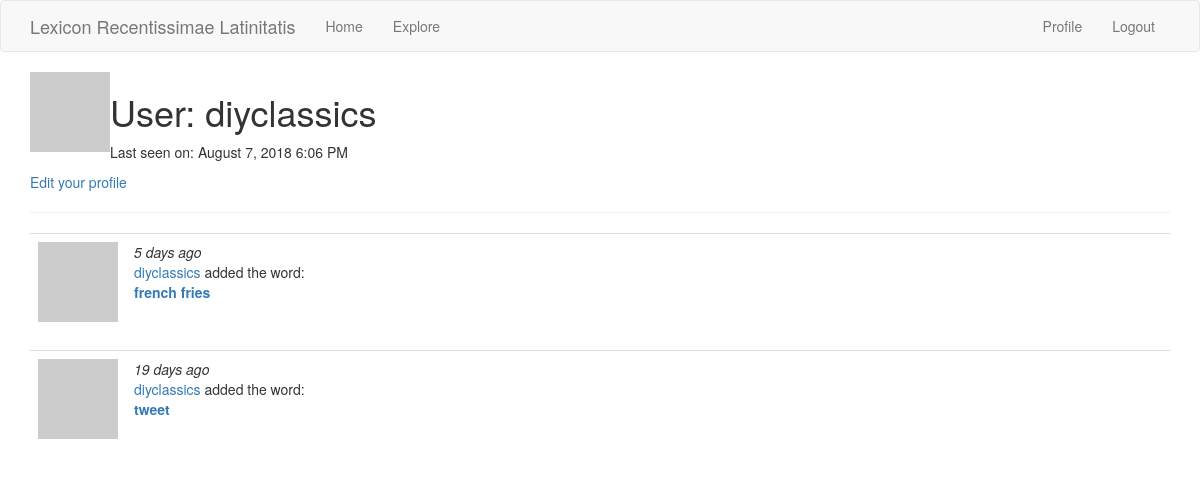
/user/diyclassics (signed in), run on the app's committed database.
### app/models.py (models this page shows, shortened)
class User(UserMixin, db.Model):
    id = db.Column(db.Integer, primary_key=True)
    username = db.Column(db.String(64), index=True, unique=True)
    email = db.Column(db.String(120), index=True, unique=True)
    password_hash = db.Column(db.String(128))
    posts = db.relationship('Entry', backref='author', lazy='dynamic')
    about_me = db.Column(db.String(140))
    last_seen = db.Column(db.DateTime, default=datetime.utcnow)
    def avatar(self, size):
        digest = md5(self.email.lower().encode('utf-8')).hexdigest()
        return 'https://www.gravatar.com/avatar/{}?d=identicon&s={}'.format(
            digest, size)

class Entry(db.Model):
    id = db.Column(db.Integer, primary_key=True)
    definitions = db.relationship('Definitions', backref='entry', lazy='dynamic')
    url = db.Column(db.String)
    english_word = db.Column(db.String, index=True, unique=True)
    latin_top_choice = db.Column(db.String, index=True)
    tweet_id = db.Column(db.String, index=True)
    username = db.Column(db.String)
    body = db.Column(db.String(140))
    tweet_date = db.Column(db.DateTime)
    timestamp = db.Column(db.DateTime, index=True, default=datetime.utcnow)
    user_id = db.Column(db.Integer, db.ForeignKey('user.id'))

### app/routes.py (the view)
@app.route('/user/<username>')
@login_required
def user(username):
    user = User.query.filter_by(username=username).first_or_404()
    entries = user.posts.order_by(Entry.timestamp.desc())
    return render_template('user.html', user=user, entries=entries)

### app/models.py (called while the page is built)
@login.user_loader
def load_user(id):
    return User.query.get(int(id))

### app/routes.py (called while the page is built)
@app.before_request
def before_request():
    if current_user.is_authenticated:
        current_user.last_seen = datetime.utcnow()
        db.session.commit()

### app/templates/user.html (shortened to what this page needs)
{% extends "base.html" %}
{% block app_content %}
    <table>
        <tr valign="top">
            <td><img src="{{ user.avatar(128) }}"></td>
            <td>
                <h1>User: {{ user.username }}</h1>
                {% if user.last_seen %}
                <p>Last seen on: {{ moment(user.last_seen).format('LLL') }}</p>
                {% endif %}
            </td>
        </tr>
    </table>
    {% if user == current_user %}
    <p><a href="{{ url_for('edit_profile') }}">Edit your profile</a></p>
    {% endif %}
    <hr>
    {% for entry in entries %}
        {% include '_post.html' %}
    {% endfor %}
{% endblock %}

### app/templates/base.html (shortened to what this page needs)
{% extends 'bootstrap/base.html' %}
{% block navbar %}
    <nav class="navbar navbar-default">
        <div class="container">
            <div class="navbar-header">
                <a class="navbar-brand" href="{{ url_for('index') }}">Lexicon Recentissimae Latinitatis</a>
            </div>
            <div class="collapse navbar-collapse" id="bs-example-navbar-collapse-1">
                <ul class="nav navbar-nav">
                    <li><a href="{{ url_for('index') }}">Home</a></li>
                    <li><a href="{{ url_for('explore') }}">Explore</a></li>
                </ul>
                <ul class="nav navbar-nav navbar-right">
                    {% if current_user.is_anonymous %}
                    <li><a href="{{ url_for('login') }}">Login</a></li>
                    {% else %}
                    <li><a href="{{ url_for('user', username=current_user.username) }}">Profile</a></li>
                    <li><a href="{{ url_for('logout') }}">Logout</a></li>
                    {% endif %}
                </ul>
            </div>
        </div>
    </nav>
{% endblock %}
{% block content %}
    <div class="container">
        {% block app_content %}{% endblock %}
    </div>
{% endblock %}

### app/templates/_post.html
<table class="table table-hover">
    <tr>
        <td width="70px">
            <a href="{{ url_for('user', username=entry.author.username) }}">
                <img src="{{ entry.author.avatar(70) }}" />
            </a>
        </td>
        <td>
            <i>{{ moment(entry.timestamp).fromNow() }}</i>
            <br>
            <a href="{{ url_for('user', username=entry.author.username) }}">
                {{ entry.author.username }}
            </a>
            added the word:
            <br>
            <b><a href="{{ url_for('entry', english_word=entry.english_word) }}">
              {{ entry.english_word }}
            </a></b>
        </td>
    </tr>
</table>

### data on the page
User: username "diyclassics", last_seen "August 7, 2018 6:06 PM"
Entry: timestamp "5 days ago", author.username "diyclassics", english_word "french fries"
Entry: timestamp "19 days ago", author.username "diyclassics", english_word "tweet"
